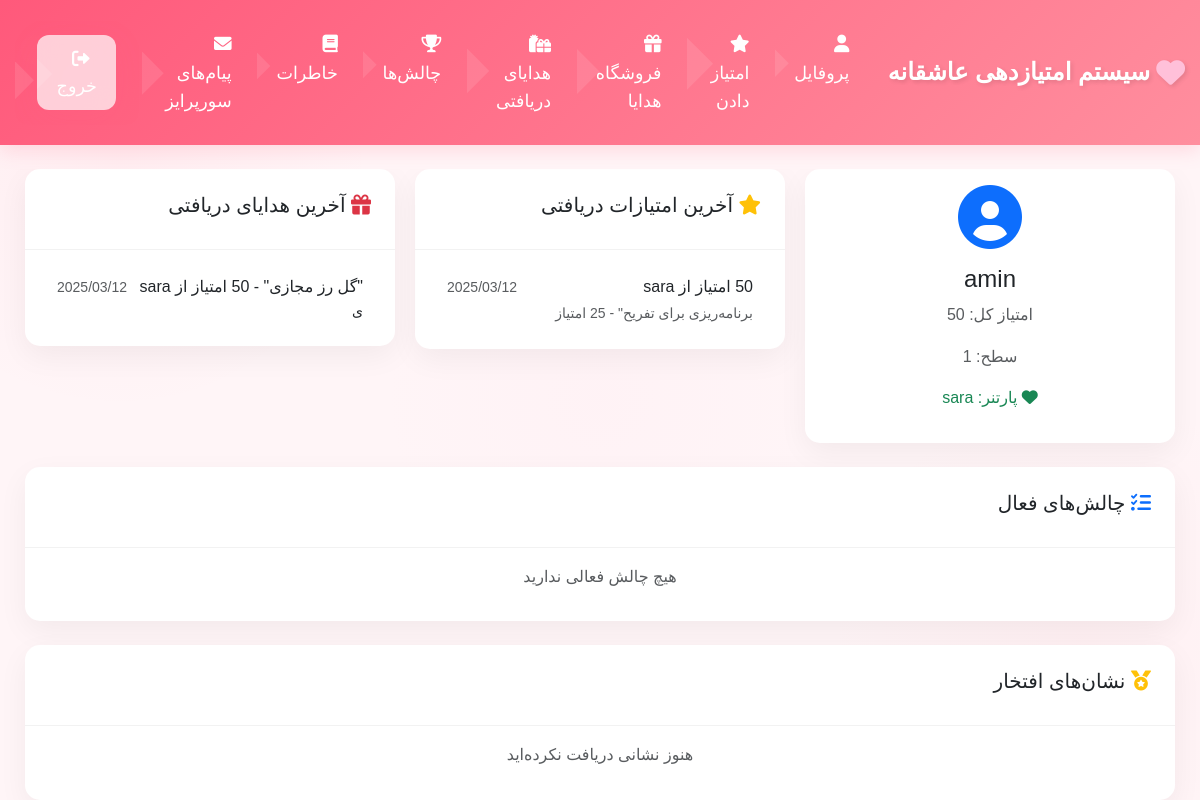
Screenshot of / (signed in) with the database file from the repository.
### love_points/models.py (models this page shows, shortened)
class Profile(models.Model):
    user = models.OneToOneField(User, on_delete=models.CASCADE)
    points = models.IntegerField(default=0)
    level = models.IntegerField(default=1)
    partner = models.ForeignKey('self', on_delete=models.SET_NULL, null=True, blank=True)
    created_at = models.DateTimeField(auto_now_add=True)

class PointTransaction(models.Model):
    giver = models.ForeignKey(Profile, on_delete=models.CASCADE, related_name='points_given')
    receiver = models.ForeignKey(Profile, on_delete=models.CASCADE, related_name='points_received')
    points = models.IntegerField(validators=[MinValueValidator(1)])
    action = models.ForeignKey(PredefinedAction, on_delete=models.SET_NULL, null=True, blank=True)
    custom_description = models.TextField(blank=True)
    created_at = models.DateTimeField(auto_now_add=True)

class PredefinedAction(models.Model):
    name = models.CharField(max_length=100)
    description = models.TextField()
    points = models.IntegerField(validators=[MinValueValidator(1)])

class GiftTransaction(models.Model):
    sender = models.ForeignKey(Profile, on_delete=models.CASCADE, related_name='gifts_sent')
    receiver = models.ForeignKey(Profile, on_delete=models.CASCADE, related_name='gifts_received')
    gift = models.ForeignKey(VirtualGift, on_delete=models.CASCADE)
    message = models.TextField()
    image = models.ImageField(upload_to='memories/', null=True, blank=True)
    created_at = models.DateTimeField(auto_now_add=True)

class VirtualGift(models.Model):
    name = models.CharField(max_length=100)
    description = models.TextField()
    image = models.ImageField(upload_to='gifts/')
    points_cost = models.IntegerField(validators=[MinValueValidator(1)])

### love_points/views.py (the view)
# urls.py: 2. Add a URL to urlpatterns:  path('', views.home, name='home')
@login_required
def home(request):
    user_profile = Profile.objects.get(user=request.user)
    recent_points = PointTransaction.objects.filter(
        receiver=user_profile
    ).order_by('-created_at')[:5]
    recent_gifts = GiftTransaction.objects.filter(
        receiver=user_profile
    ).order_by('-created_at')[:5]
    active_challenges = ChallengeParticipation.objects.filter(
        profile=user_profile,
        status='active'
    )
    badges = UserBadge.objects.filter(profile=user_profile)
    context = {
        'profile': user_profile,
        'recent_points': recent_points,
        'recent_gifts': recent_gifts,
        'active_challenges': active_challenges,
        'badges': badges,
    }
    return render(request, 'love_points/home.html', context)

### templates/love_points/home.html (shortened to what this page needs)
{% extends "base.html" %}
{% block content %}
<div class="row">
    <div class="col-md-4 mb-4">
        <div class="card">
            <div class="card-body text-center">
                <i class="fas fa-user-circle fa-4x mb-3 text-primary"></i>
                <h4>{{ profile.user.username }}</h4>
                <p class="text-muted">امتیاز کل: {{ profile.points }}</p>
                <p class="text-muted">سطح: {{ profile.level }}</p>
                {% if profile.partner %}
                    <p class="text-success">
                        <i class="fas fa-heart"></i>
                        پارتنر: {{ profile.partner.user.username }}
                    </p>
                {% else %}
                    <p class="text-danger">هنوز پارتنری انتخاب نکرده‌اید</p>
                {% endif %}
            </div>
        </div>
    </div>
    <div class="col-md-4 mb-4">
        <div class="card">
            <div class="card-header">
                <h5><i class="fas fa-star text-warning"></i> آخرین امتیازات دریافتی</h5>
            </div>
            <div class="card-body">
                {% if recent_points %}
                    <ul class="list-group list-group-flush">
                    {% for point in recent_points %}
                        <li class="list-group-item">
                            <div class="d-flex justify-content-between align-items-center">
                                <span>{{ point.points }} امتیاز از {{ point.giver.user.username }}</span>
                                <small class="text-muted">{{ point.created_at|date:"Y/m/d" }}</small>
                            </div>
                            {% if point.action %}
                                <small class="text-muted">{{ point.action.name }}</small>
                            {% endif %}
                        </li>
                    {% endfor %}
                    </ul>
                {% else %}
                    <p class="text-center text-muted">هنوز امتیازی دریافت نکرده‌اید</p>
                {% endif %}
            </div>
        </div>
    </div>
    <div class="col-md-4 mb-4">
        <div class="card">
            <div class="card-header">
                <h5><i class="fas fa-gift text-danger"></i> آخرین هدایای دریافتی</h5>
            </div>
            <div class="card-body">
                {% if recent_gifts %}
                    <ul class="list-group list-group-flush">
                    {% for gift in recent_gifts %}
                        <li class="list-group-item">
                            <div class="d-flex justify-content-between align-items-center">
                                <span>{{ gift.gift.name }} از {{ gift.sender.user.username }}</span>
                                <small class="text-muted">{{ gift.created_at|date:"Y/m/d" }}</small>
                            </div>
                            {% if gift.message %}
                                <p class="mb-0 small">{{ gift.message }}</p>
                            {% endif %}
                        </li>
                    {% endfor %}
                    </ul>
                {% else %}
                    <p class="text-center text-muted">هنوز هدیه‌ای دریافت نکرده‌اید</p>
                {% endif %}
            </div>
        </div>
    </div>
</div>
<div class="row">
    <div class="col-12 mb-4">
        <div class="card">
            <div class="card-header">
                <h5><i class="fas fa-tasks text-primary"></i> چالش‌های فعال</h5>
            </div>
            <div class="card-body">
                {% if active_challenges %}
                    <div class="row">
                    {% for challenge in active_challenges %}
                        <div class="col-md-4 mb-3">
                            <div class="card h-100">
                                <div class="card-body">
                                    <h5 class="card-title">{{ challenge.challenge.title }}</h5>
                                    <p class="card-text">{{ challenge.challenge.description }}</p>
                                    <p class="text-muted">
                                        <small>
                                            شروع: {{ challenge.start_date|date:"Y/m/d" }}<br>
                                            پایان: {{ challenge.end_date|date:"Y/m/d" }}
                                        </small>
                                    </p>
                                    <div class="text-end">
                                        <span class="badge bg-primary">{{ challenge.challenge.points_reward }} امتیاز</span>
                                    </div>
                                </div>
                            </div>
                        </div>
                    {% endfor %}
                    </div>
                {% else %}
                    <p class="text-center text-muted">هیچ چالش فعالی ندارید</p>
                {% endif %}
            </div>
        </div>
    </div>
</div>
<div class="row">
    <div class="col-12">
        <div class="card">
            <div class="card-header">
                <h5><i class="fas fa-medal text-warning"></i> نشان‌های افتخار</h5>
            </div>
            <div class="card-body">
                {% if badges %}
                    <div class="row">
                    {% for user_badge in badges %}
                        <div class="col-md-2 col-sm-4 col-6 text-center mb-3">
                            {% if user_badge.badge.image %}
                                <img src="{{ user_badge.badge.image.url }}" class="img-fluid mb-2" alt="{{ user_badge.badge.name }}" style="max-width: 100px;">
                            {% else %}
                                <i class="fas fa-award fa-3x text-warning mb-2"></i>
                            {% endif %}
                            <p class="mb-0">{{ user_badge.badge.name }}</p>
                            <small class="text-muted">{{ user_badge.earned_at|date:"Y/m/d" }}</small>
                        </div>
                    {% endfor %}
                    </div>
                {% else %}
                    <p class="text-center text-muted">هنوز نشانی دریافت نکرده‌اید</p>
                {% endif %}
            </div>
        </div>
    </div>
</div>
{% endblock %}

### static/css/style.css (style rules this page uses)
:root { --primary-color: #FF597B; --secondary-color: #FF8E9E; --accent-color: #FFC0D9; --background-color: #FFF5F7; --text-color: #2D3436; --card-background: #FFFFFF; --success-color: #00B894; --warning-color: #FDCB6E; --danger-color: #FF7675; }
html, body { overflow-x: hidden; width: 100%; position: relative; }
body { background-color: var(--background-color); color: var(--text-color); font-family: 'IranSans', sans-serif; min-height: 100vh; padding: 0; margin: 0; line-height: 1.6; background-image: radial-gradient(circle at 10% 20%, rgba(255, 89, 123, 0.05) 0%, transparent 20%), radial-gradient(circle at 90% 80%, rgba(255, 142, 158, 0.05) 0%, transparent 20%), radial-gradient(circle at 50% 50%, rgba(255, 192, 217, 0.05) 0%, transparent 30%); }
.row { margin-right: 0; margin-left: 0; }
.col, [class*="col-"] { padding-right: 10px; padding-left: 10px; }
.card { border: none; border-radius: 15px; overflow: hidden; box-shadow: 0 10px 30px rgba(0,0,0,0.05); background: var(--card-background); transition: all 0.4s cubic-bezier(0.4, 0, 0.2, 1); position: relative; }
.card::before { content: ''; position: absolute; top: 0; left: 0; right: 0; height: 4px; background: linear-gradient(to right, var(--primary-color), var(--secondary-color)); transform: scaleX(0); transition: transform 0.4s ease; }
.card-header { background-color: transparent; border-bottom: 1px solid rgba(0,0,0,0.05); padding: 1.5rem; }

### rows the page displays
Profile: user.username "amin", points "50", level "1", partner.user.username "sara"
PointTransaction: giver.user.username "sara", created_at "2025/03/12", action.name "برنامه‌ریزی برای تفریح\" - 25 امتیاز"
GiftTransaction: gift.name "\"گل رز مجازی\" - 50 امتیاز", sender.user.username "sara", created_at "2025/03/12", message "ی"
